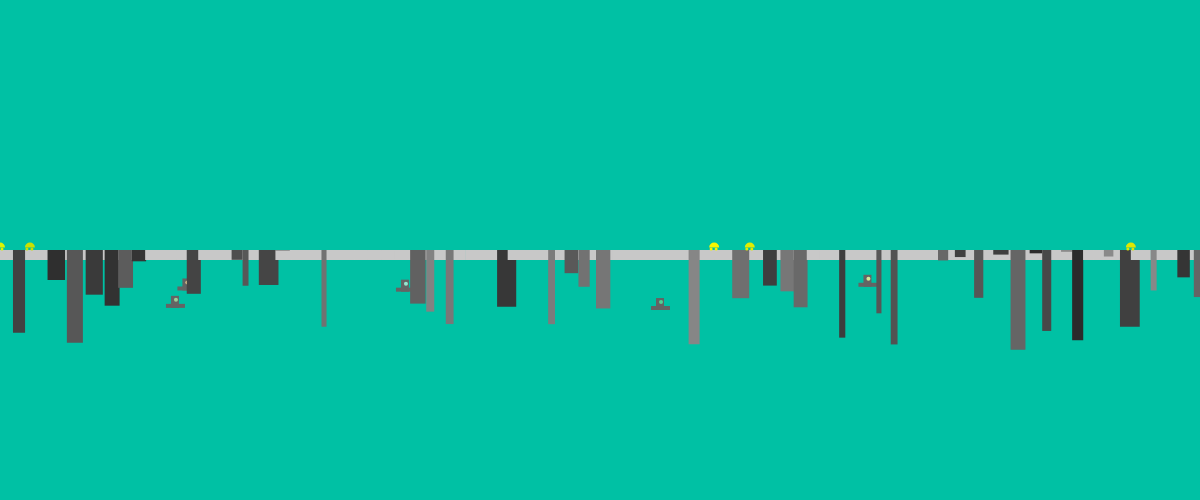
Frame 1 (no input)
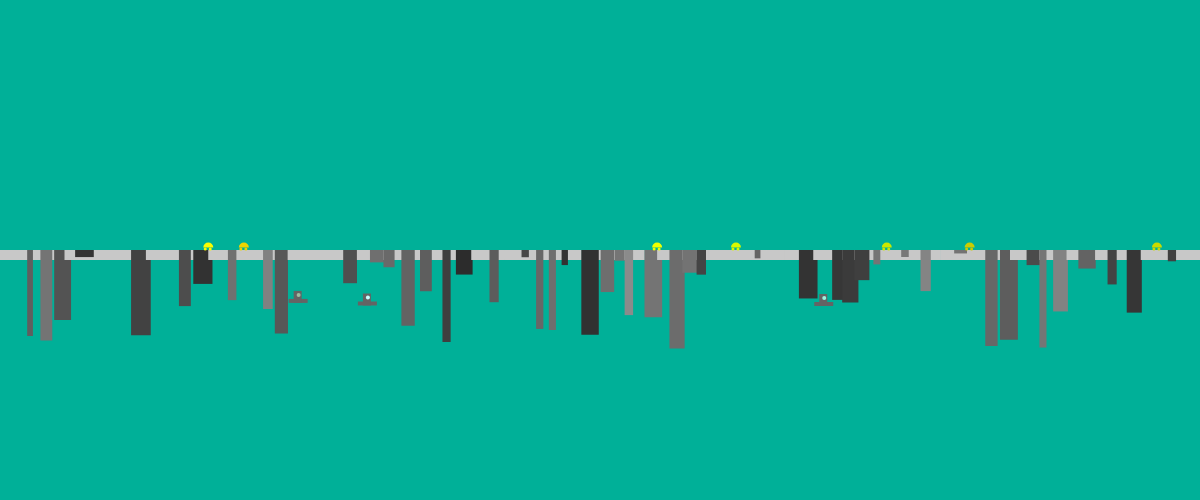
Frame 2 (the mouse pressed at the canvas centre, redrawn once)

The p5.js sketch that drew these frames (run headless with seeded random() and noise() and a simulated clock; the mouse was pressed at the canvas centre and the sketch redrawn once):

// p5.js sketch
// ── sketch.js
// Code inspired by Justin's "Horizon" code at https://compform.net/js_lab/js_lab.html?/random/sketches/horizon.js

// require https://cdnjs.cloudflare.com/ajax/libs/p5.js/0.5.14/p5.js

function setup() {
  createCanvas(windowWidth, windowHeight * 0.5);
  noLoop();

  noStroke();
  fill(255, 255, 255);
}

function draw() {
  background(0, random(175, 200), random(150, 220));
  drawRow(height * 0.5);
}

function drawRow(y) {
  var x = 0;
  while (x < width) {
    drawObject(x, y);
    x += random(10, 20);
  }
}

function drawObject(x, y) {
  var r = random(100);
  if (r < 10) {
    drawGround(x, y);
  } else if (r < 70) {
    drawBuilding(x, y);
  } else if (r < 80) {
    drawTaxi(x, y);
  } else if (r > 95) {
    drawSubway(x, y);
  } else {
    drawGround(x, y);
  }
}

function drawGround(x, y) {
  push();
  fill(200);
  rect(x, y, 20, 10);
  pop();
}

function drawBuilding(x, y) {
  drawGround(x, y)
  bldgHeight = random(0, -100);
  push();
  fill(random(40, 140));
  rect(x, y, random(5, 20), bldgHeight); // base
  pop();
}

function drawTaxi(x, y) {
  drawGround(x, y);
  push();
  fill(random(200, 255), random(200, 255), 0);
  arc(x, y - 2.5, 10, 10, PI, 0);
  ellipse(x + 2, y - 1, 3, 3);
  ellipse(x - 3, y - 1, 3, 3);
  pop();
}

function drawSubway(x, y) {
  drawGround(x, y);
  platformY = random(30, 60)
  push();
  strokeWeight(4);
  strokeCap(SQUARE);
  stroke(100);
  line(x + 1, y + platformY, x + 20, y + platformY);
  pop();
  push()
  fill(100);
  rect(x + 6, y + platformY - 10, 8, 12);

  fill(random(80, 240), random(170, 255), random(130, 255));
  ellipse(x + 11, y + platformY - 6, 4, 4);
  pop();
}
